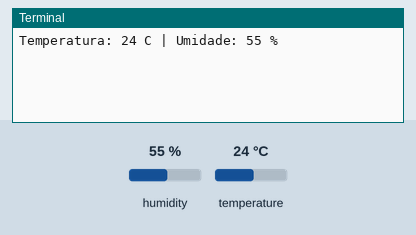
The program below on a simulated Raspberry Pi (BCM pin numbers). Parts: the last lines printed to the terminal. The inputs (shaded band) are chosen by the test bench; at power-on: humidity 55 %, temperature 24 °C.

Above: at 1.2 s.
1.3 s: humidity set to 22 %
At 5.0 s:
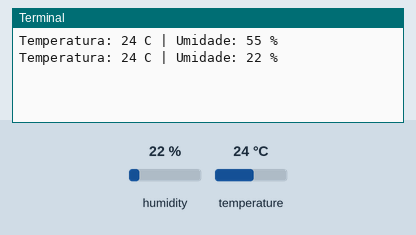
5.6 s: temperature set to 12 °C
At 7.5 s:
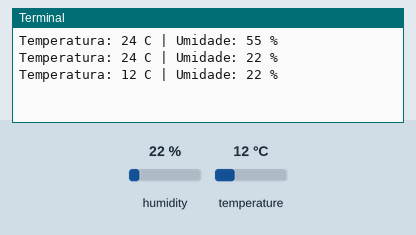
9.9 s: humidity set to 40 %
At 11.2 s:
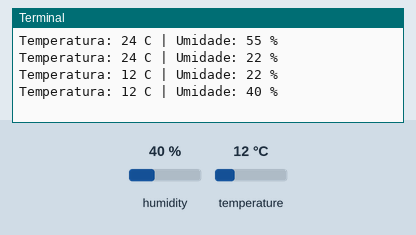
Timing chart, 0 to 12.9 s (numbered marks = the images above; inputs shaded):
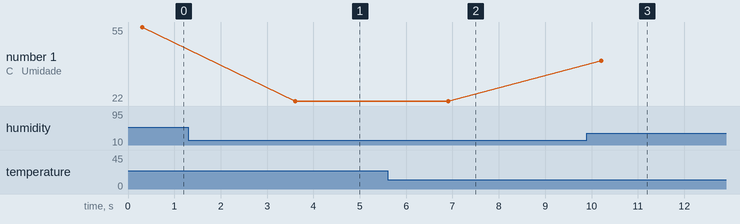

The program:

dht11_v2.py
```python
#######################################################################################################
# No terminal instale a lib pigpio_dht
# sudo apt update
# sudo apt install python3-pip -y
# pip3 install pigpio-dht --break-system-packages
#
# Garante que o daemon esta rodando
# sudo systemctl start pigpiod
# sudo systemctl status pigpiod

import pigpio
import pigpio_dht
from time import sleep

GPIO = 4  # GPIO4 físico 7

pi = pigpio.pi()

if not pi.connected:
    print("Erro: pigpio não conectou")
    exit()

sensor = pigpio_dht.DHT11(GPIO, pi=pi)

while True:
    try:
        result = sensor.read()

        if result["valid"]:
            print(
                f"Temperatura: {result['temp_c']} C | "
                f"Umidade: {result['humidity']} %"
            )
        else:
            print("Leitura inválida")

    except Exception as e:
        print("Erro:", e)

    sleep(3)
```

Measured:
- after the input at 1.3 s, the terminal: prints a new line after 2.3 s (image 1)
- after the input at 5.6 s, the terminal: prints a new line after 1.3 s (image 2)
- after the input at 9.9 s, the terminal: prints a new line after 0.31 s (image 3)
- plotted number 1: 55 → 22 after the input at 1.3 s, 22 → 40 after the input at 9.9 s
